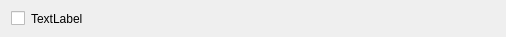
<?xml version="1.0" encoding="UTF-8"?>
<ui version="4.0">
 <class>Form</class>
 <widget class="QWidget" name="Form">
  <property name="geometry">
   <rect>
    <x>0</x>
    <y>0</y>
    <width>506</width>
    <height>32</height>
   </rect>
  </property>
  <property name="windowTitle">
   <string>Form</string>
  </property>
  <layout class="QHBoxLayout" name="horizontalLayout">
   <item>
    <widget class="QCheckBox" name="checkBox">
     <property name="sizePolicy">
      <sizepolicy hsizetype="Fixed" vsizetype="Fixed">
       <horstretch>0</horstretch>
       <verstretch>0</verstretch>
      </sizepolicy>
     </property>
     <property name="text">
      <string/>
     </property>
    </widget>
   </item>
   <item>
    <widget class="QLabel" name="label">
     <property name="text">
      <string>TextLabel</string>
     </property>
    </widget>
   </item>
  </layout>
 </widget>
 <resources/>
 <connections/>
</ui>
